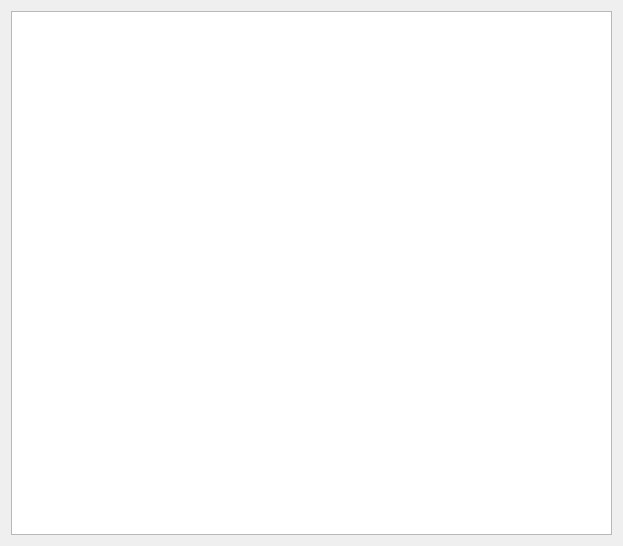
<?xml version="1.0" encoding="UTF-8"?>
<ui version="4.0">
 <class>HackAssemblyHelp</class>
 <widget class="QDialog" name="HackAssemblyHelp">
  <property name="geometry">
   <rect>
    <x>0</x>
    <y>0</y>
    <width>623</width>
    <height>546</height>
   </rect>
  </property>
  <property name="windowTitle">
   <string>Dialog</string>
  </property>
  <property name="windowIcon">
   <iconset resource="../hackassemblereditor.qrc">
    <normaloff>:/icons/help.png</normaloff>:/icons/help.png</iconset>
  </property>
  <layout class="QVBoxLayout" name="verticalLayout">
   <item>
    <widget class="QTextBrowser" name="textBrowser">
     <property name="openLinks">
      <bool>false</bool>
     </property>
    </widget>
   </item>
  </layout>
 </widget>
 <resources>
  <include location="../hackassemblereditor.qrc"/>
 </resources>
 <connections/>
</ui>
